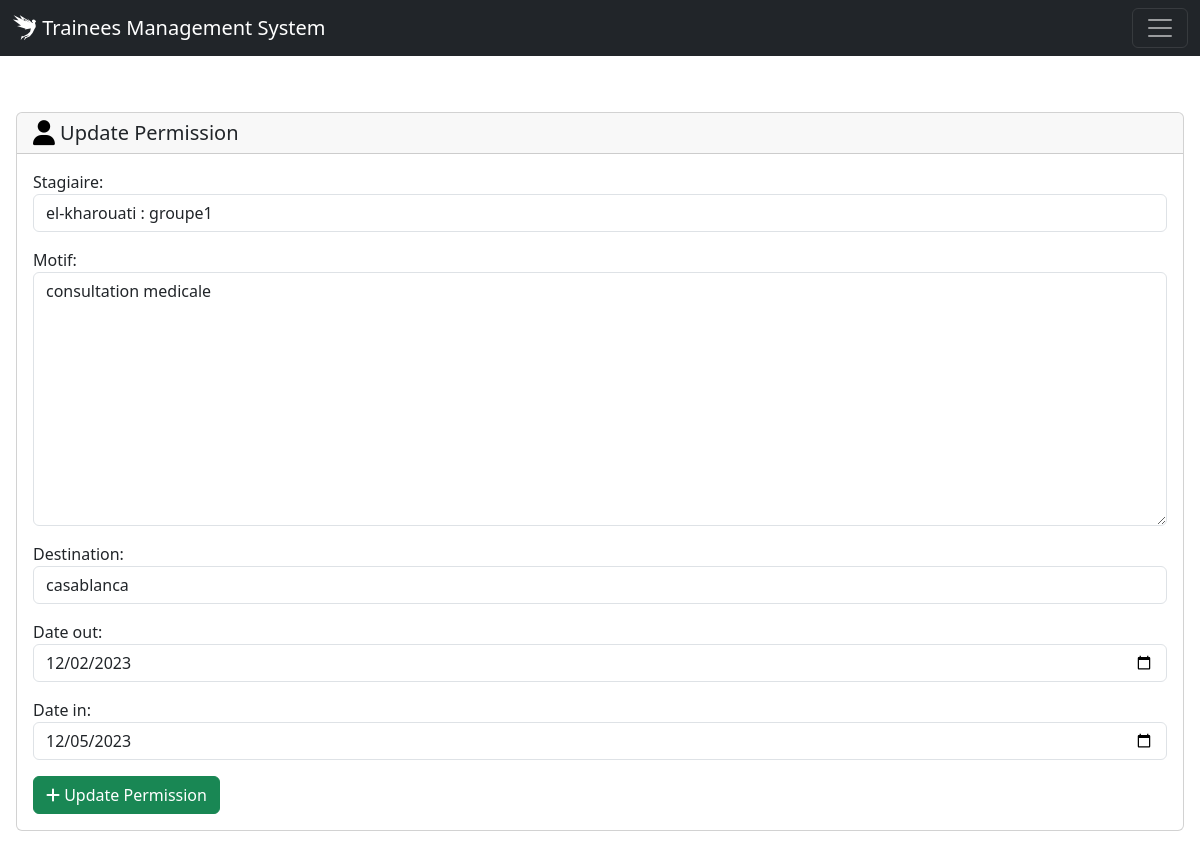
Screenshot of /edit_permission/11 (signed in) with the database file from the repository.
### Store/models.py (models this page shows, shortened)
class Permission(models.Model):
    stagiaire = models.ForeignKey(Stagiaire, on_delete=models.CASCADE)
    motif = models.TextField(max_length=250,null=False)
    destination = models.CharField(max_length=150,null=False)
    duration = models.CharField(max_length=150,null=True, editable=False)
    date_out = models.DateField()
    date_in = models.DateField()
    created_at = models.DateTimeField(auto_now=True)
    updated_at = models.DateTimeField(auto_now_add=True)

### Store/views.py (the view, shortened to what this page needs)
# urls.py: path('edit_permission/<int:pk>', views.edit_permission,name="edit_permission"),
def edit_permission(request, pk):
    if request.user.is_authenticated:
        if request.user.is_superuser:
            permission = get_object_or_404(Permission, id=pk)
            if request.method == 'POST':
                form = AdminPermissionForm(request.POST, instance=permission)
                if form.is_valid():
                    form.save()
                    messages.success(request, 'Permission has been updated successfully.')
                    return redirect('permissions')
                else:
                    messages.error(request, 'Invalid Form.')
            else:
                form = AdminPermissionForm(instance=permission)
            return render(request, 'permission/update.html', {'form': form})
    else:
        messages.error(request, 'Login First to View the Contents')
        return redirect('login')

### Store/forms.py
class AdminPermissionForm(forms.ModelForm):
    date_out = forms.DateField(
        widget=forms.DateInput(attrs={'class': 'form-control', 'type': 'date', 'placeholder': 'Date de Sortie'}),
        input_formats=['%Y-%m-%d']
    )
    date_in = forms.DateField(
        widget=forms.DateInput(attrs={'class': 'form-control', 'type': 'date', 'placeholder': 'Date de Retour'}),
        input_formats=['%Y-%m-%d']
    )
    class Meta:
        model = Permission
        fields = ['stagiaire', 'motif', 'destination', 'date_out', 'date_in']
    def __init__(self, *args, **kwargs):
        super().__init__(*args, **kwargs)
        self.fields['stagiaire'].queryset = Stagiaire.objects.all().order_by('groupe')
        self.fields['stagiaire'].widget.attrs.update({'class': 'form-control', 'placeholder': 'Select a Stagiaire'})
        self.fields['motif'].widget.attrs.update({'class': 'form-control', 'placeholder': 'Motif'})
        self.fields['destination'].widget.attrs.update({'class': 'form-control', 'placeholder': 'Destination'})

### Store/models.py (called while the page is built)
    def __str__(self):
        return f"{self.nom} : {self.groupe.name}"

### Store/templates/permission/update.html (shortened to what this page needs)
{% extends 'base.html' %}
{% block content %}
<div class="card p-10">
  <h5 class="card-header"><i class="fa-solid fa-user fa-lg" style="color: black;"></i>
 Update Permission</h5>
  <div class="card-body">
        <form method="POST" action="">
        {{ form.as_p }}
        <button type="submit" class="btn btn-success"><i class="fa-solid fa-plus"></i> Update Permission</button>
        </form>
  </div>
</div>
{% endblock content %}

### rows the page displays
Permission: stagiaire "el-kharouati : groupe1", motif "consultation medicale", destination "casablanca", date_out "12/02/2023", date_in "12/05/2023"
